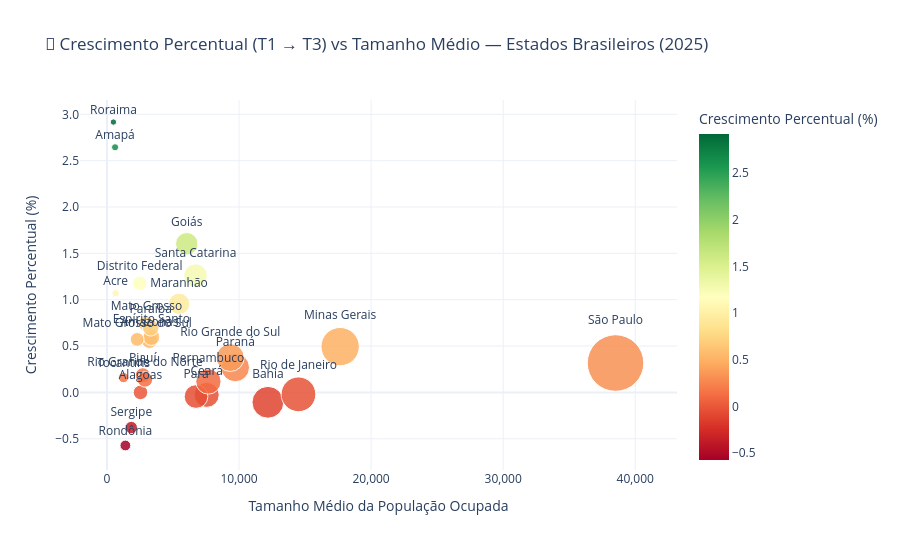

The cell this chart's notebook holds for it:
### Code cell
# 🔎 Análise de Outliers — Crescimento Percentual vs Tamanho Médio (Estados | 2025)

import plotly.express as px
from IPython.display import display

print("🔍 Analisando outliers de crescimento percentual (T1 → T3)...")

# Garantia de índice limpo
df_outliers = df_pivot_estados.reset_index()

# 1️⃣ Ranking de crescimento percentual
ranking_crescimento = (
    df_outliers[['UF', 'Crescimento_Percentual_T1_T3']]
    .sort_values('Crescimento_Percentual_T1_T3')
)

ranking_formatado = ranking_crescimento.copy()
ranking_formatado['Crescimento_Percentual_T1_T3'] = (
    ranking_formatado['Crescimento_Percentual_T1_T3']
    .map(lambda x: f"{x:.2f}%")
)

print("\n📊 Ranking de crescimento percentual (T1 → T3):")
display(ranking_formatado)

# 2️⃣ Gráfico de dispersão
fig5 = px.scatter(
    df_outliers,
    x='Tamanho_Medio',
    y='Crescimento_Percentual_T1_T3',
    size='Tamanho_Medio',
    color='Crescimento_Percentual_T1_T3',
    text='UF',
    title='🔎 Crescimento Percentual (T1 → T3) vs Tamanho Médio — Estados Brasileiros (2025)',
    labels={
        'Tamanho_Medio': 'Tamanho Médio da População Ocupada',
        'Crescimento_Percentual_T1_T3': 'Crescimento Percentual (%)'
    },
    size_max=40,
    color_continuous_scale='RdYlGn'
)

fig5.update_traces(
    textposition='top center',
    marker=dict(opacity=0.85)
)

fig5.update_layout(
    height=550,
    yaxis=dict(tickformat=".1f"),
    xaxis=dict(tickformat=","),
    template="plotly_white"
)

# 3️⃣ Exportar imagem (garantia GitHub)
fig5.write_image("grafico_5_outliers_crescimento_estados.png")

fig5.show()

### Figure 1 — Plotly figure (JSON) as saved in the notebook; plotly's stock layout.template omitted (floating-point values rounded to 4 significant figures)
{"data": [{"hovertemplate": "Tamanho Médio da População Ocupada=%{marker.size}<br>Crescimento Percentual (%)=%{marker.color}<br>UF=%{text}<extra></extra>", "legendgroup": "", "marker": {"color": [1.07, 0.0, 2.645, 0.5621, -0.1067, -0.02646, 1.178, 0.5967, 1.603, 0.9555, 0.7378, 0.5714, 0.494, 0.2681, 0.6974, -0.04449, 0.1173, 0.1848, 0.1394, 0.3756, -0.02071, -0.5727, 2.917, 1.26, -0.379, 0.3171, 0.1597], "coloraxis": "coloraxis", "opacity": 0.85, "size": [656.0, 2537.0, 612.7, 3216.0, 12190.0, 7551.0, 2477.0, 3363.0, 6040.0, 5462.0, 2991.0, 2288.0, 17650.0, 9714.0, 3310.0, 6744.0, 7681.0, 2710.0, 2876.0, 9337.0, 14500.0, 1393.0, 486.7, 6705.0, 1841.0, 38510.0, 1251.0], "sizemode": "area", "sizeref": 24.07, "symbol": "circle"}, "mode": "markers+text", "name": "", "orientation": "v", "showlegend": false, "text": ["Acre", "Alagoas", "Amapá", "Amazonas", "Bahia", "Ceará", "Distrito Federal", "Espírito Santo", "Goiás", "Maranhão", "Mato Grosso", "Mato Grosso do Sul", "Minas Gerais", "Paraná", "Paraíba", "Pará", "Pernambuco", "Piauí", "Rio Grande do Norte", "Rio Grande do Sul", "Rio de Janeiro", "Rondônia", "Roraima", "Santa Catarina", "Sergipe", "São Paulo", "Tocantins"], "textposition": "top center", "type": "scatter", "x": [656.0, 2537.0, 612.7, 3216.0, 12190.0, 7551.0, 2477.0, 3363.0, 6040.0, 5462.0, 2991.0, 2288.0, 17650.0, 9714.0, 3310.0, 6744.0, 7681.0, 2710.0, 2876.0, 9337.0, 14500.0, 1393.0, 486.7, 6705.0, 1841.0, 38510.0, 1251.0], "xaxis": "x", "y": [1.07, 0.0, 2.645, 0.5621, -0.1067, -0.02646, 1.178, 0.5967, 1.603, 0.9555, 0.7378, 0.5714, 0.494, 0.2681, 0.6974, -0.04449, 0.1173, 0.1848, 0.1394, 0.3756, -0.02071, -0.5727, 2.917, 1.26, -0.379, 0.3171, 0.1597], "yaxis": "y"}], "layout": {"coloraxis": {"colorbar": {"title": {"text": "Crescimento Percentual (%)"}}, "colorscale": [[0, "rgb(165,0,38)"], [0.1, "rgb(215,48,39)"], [0.2, "rgb(244,109,67)"], [0.3, "rgb(253,174,97)"], [0.4, "rgb(254,224,139)"], [0.5, "rgb(255,255,191)"], [0.6, "rgb(217,239,139)"], [0.7, "rgb(166,217,106)"], [0.8, "rgb(102,189,99)"], [0.9, "rgb(26,152,80)"], [1, "rgb(0,104,55)"]]}, "height": 550, "legend": {"itemsizing": "constant", "tracegroupgap": 0}, "title": {"text": "🔎 Crescimento Percentual (T1 → T3) vs Tamanho Médio — Estados Brasileiros (2025)"}, "xaxis": {"anchor": "y", "domain": [0, 1], "tickformat": ",", "title": {"text": "Tamanho Médio da População Ocupada"}}, "yaxis": {"anchor": "x", "domain": [0, 1], "tickformat": ".1f", "title": {"text": "Crescimento Percentual (%)"}}}}
